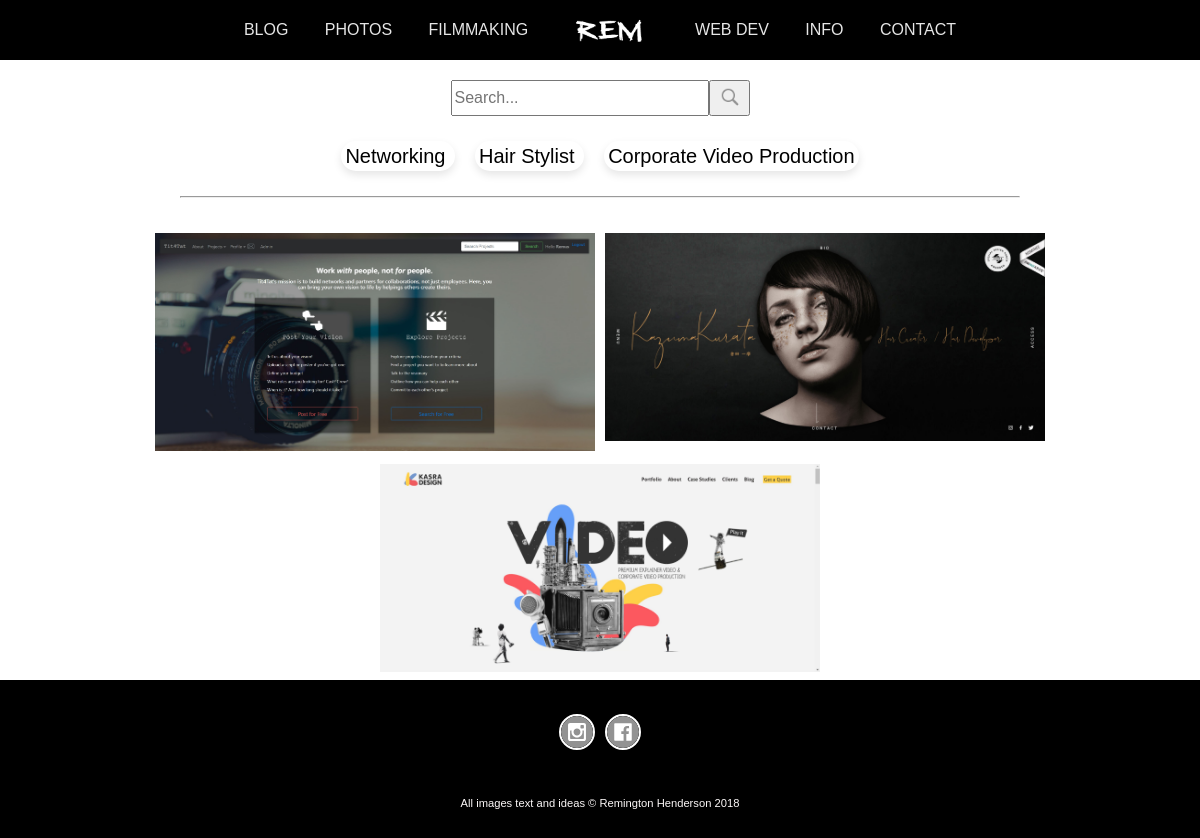
Screenshot of /webdev/ with the database file from the repository.
### R_E_M/models.py (models this page shows, shortened)
class WebsiteCategory(models.Model):
    name = models.CharField(max_length=50)
    slug = models.SlugField(blank=True, null=True, unique=True)
    class Meta:
        verbose_name_plural = 'WebsiteCategories'

class Website(models.Model):
    owner = models.ForeignKey(User, on_delete=models.CASCADE, related_name="websites")
    website_name = models.CharField(max_length=50, blank=True, null=True)
    website_link = models.CharField(max_length=100, blank=True, null=True)
    category = models.ForeignKey("WebsiteCategory", default=1, related_name='websites', on_delete=models.SET_DEFAULT)
    website_details = models.TextField()
    slug = models.SlugField(blank=True, null=True, unique=True)
    date_built = models.CharField(max_length=50)
    youtube = models.CharField(max_length=255, blank=True, null=True)
    main_page = models.ImageField(upload_to=website_image_uh, blank=True, null=True)
    alt_text = models.CharField(max_length=50, blank=True, null=True)

### R_E_M/views.py (the view, shortened to what this page needs)
def webdev_home(request):
    website_categories = WebsiteCategory.objects.all()
    complete_website_list = Website.objects.all()
    query = request.GET.get("q")
    if query:
        complete_website_list = complete_website_list.filter(
            Q(website_name__icontains=query) |
            Q(website_details__icontains=query) |
            Q(category__name__icontains=query)
        )
    return render(request, "web_dev/web_dev_home.html", {"website_cats": website_categories, "websites": complete_website_list})

### R_E_M/templates/web_dev/web_dev_home.html (shortened to what this page needs)
{% extends 'base.html' %}
{% load static %}
{% block content %}
    <head>
        <link rel="stylesheet" type="text/css" href="{% static 'styles/style.css' %}"/>
    </head>
    <div class="page_container">
        <div class="search_container">
            <form method="GET" action="">
                <div class="search_div">
                    <input type="text" name="q" placeholder="Search..." id="search_bar" value="{{ request.GET.q }}">
                    <button type="submit" value="Search" class="search_button"><img
                            src="/static/R_E_M/img/search_icon.png" alt="search_logo"
                            id="search_img"/></button>
                </div>
            </form>
        </div>
        <div class="categories-link-set">
            {% for c in website_cats %}
                <span class="checkbox" id="{{ c.slug }}">
                    <label for="{{ c.name }}">{{ c.name }}</label>
                </span>
            {% endfor %}
        </div>
        <div class="line_container">
            <hr>
        </div>
        <div class="website_card_container {{ website.category.slug }}" id="website_card_container">
            {% for website in websites %}
                <div class="website-card">
                    <img src="{{ website.main_page.url }}" class="website_cover"/>
                </div>
            {% endfor %}
        </div>
    </div>
{% endblock %}
{% block footer %}
    {% include 'footer_base.html' %}
{% endblock %}

### R_E_M/static/styles/style.css (style rules this page uses)
input { font-family: inherit; font-size: 100%; margin: 0; }
input { line-height: normal; }
.categories-link-set { width: 70%; margin: 30px auto; text-align: center; }
.checkbox { font-size: 20px; padding: 4px; margin: 10px; box-shadow: 0 4px 8px 0 rgba(0, 0, 0, 0.1); transition: 0.3s; border-radius: 50px; }
.search_container { margin: 20px; }
#search_bar { height: 30px; width: 250px; }
#search_img { width: 25px; }
.search_div { display: flex; justify-content: center; }
.website_card_container { display: flex; flex-wrap: wrap; justify-content: center; }
.website-card { width: 440px; margin: 5px; position: relative; }
.website-card img { max-width: 100%; height: auto; }
.line_container { width: 70%; margin: 30px auto; text-align: center; }
.page_container { min-height: calc(75vh - 46px); }
body { font-family: 'Alegreya Sans SC', sans-serif; }

### rows the page displays
WebsiteCategory: name "Networking"
WebsiteCategory: name "Hair Stylist"
WebsiteCategory: name "Corporate Video Production"
Website: main_page (picture)
Website: main_page (picture)
Website: main_page (picture)
